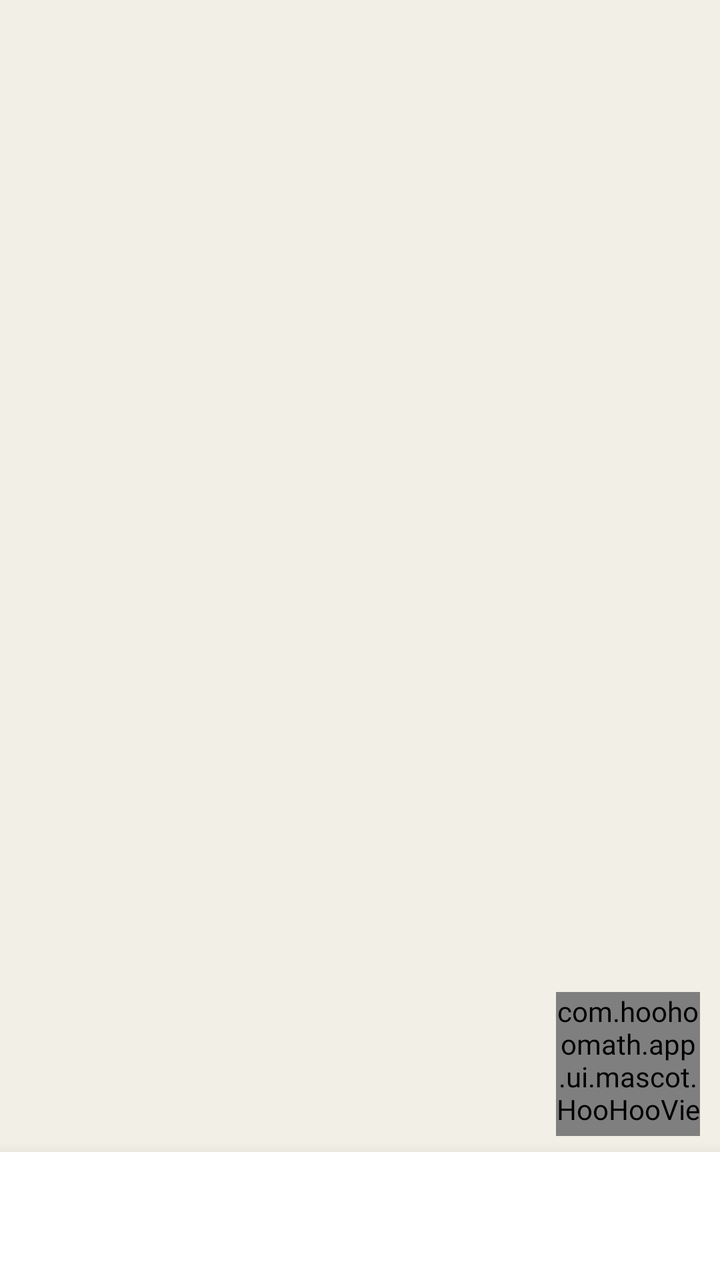
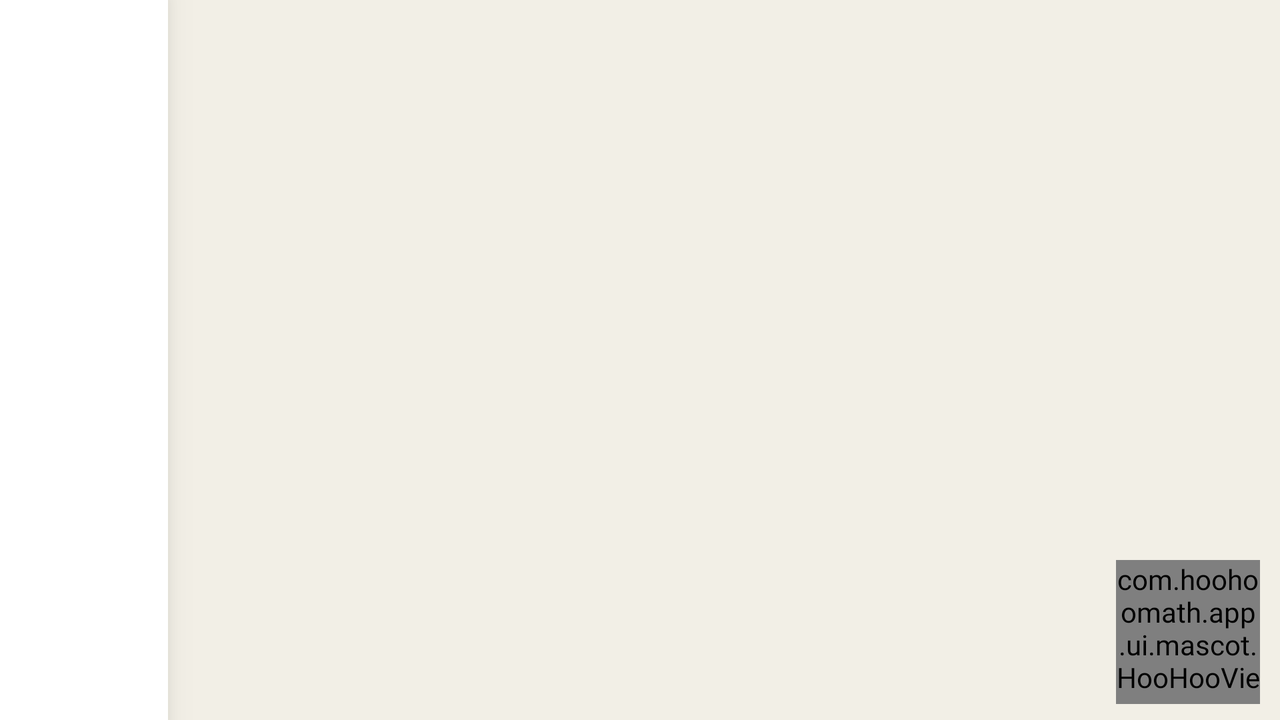

First picture: res/layout/ on a phone held upright. Second picture: the repository's own variant of that layout, on a device whose configuration matches the variant's folder. Source for both follows.
<!-- AndroidManifest.xml: activity theme Theme.HooHooMath -->
<!-- res/layout/activity_main.xml -->
<?xml version="1.0" encoding="utf-8"?>
<androidx.constraintlayout.widget.ConstraintLayout xmlns:android="http://schemas.android.com/apk/res/android"
    xmlns:app="http://schemas.android.com/apk/res-auto"
    xmlns:tools="http://schemas.android.com/tools"
    android:layout_width="match_parent"
    android:layout_height="match_parent"
    android:layoutDirection="rtl"
    android:background="@color/bg_page">

    <FrameLayout
        android:id="@+id/fragment_container"
        android:layout_width="0dp"
        android:layout_height="0dp"
        app:layout_constraintTop_toTopOf="parent"
        app:layout_constraintStart_toStartOf="parent"
        app:layout_constraintEnd_toEndOf="parent"
        app:layout_constraintBottom_toTopOf="@id/nav_bar" />

    <LinearLayout
        android:id="@+id/nav_bar"
        android:layout_width="0dp"
        android:layout_height="@dimen/bottom_nav_height"
        android:orientation="horizontal"
        android:background="@color/bg_card"
        android:elevation="12dp"
        app:layout_constraintStart_toStartOf="parent"
        app:layout_constraintEnd_toEndOf="parent"
        app:layout_constraintBottom_toBottomOf="parent">

        <include layout="@layout/nav_item" android:id="@+id/nav_map" android:layout_width="0dp" android:layout_height="match_parent" android:layout_weight="1" />
        <include layout="@layout/nav_item" android:id="@+id/nav_sections" android:layout_width="0dp" android:layout_height="match_parent" android:layout_weight="1" />
        <include layout="@layout/nav_item" android:id="@+id/nav_worksheet" android:layout_width="0dp" android:layout_height="match_parent" android:layout_weight="1" />
        <include layout="@layout/nav_item" android:id="@+id/nav_exam" android:layout_width="0dp" android:layout_height="match_parent" android:layout_weight="1" />
        <include layout="@layout/nav_item" android:id="@+id/nav_parent" android:layout_width="0dp" android:layout_height="match_parent" android:layout_weight="1" />
    </LinearLayout>

    <LinearLayout
        android:id="@+id/mascot_overlay"
        android:layout_width="wrap_content"
        android:layout_height="wrap_content"
        android:orientation="vertical"
        android:gravity="center_horizontal"
        android:elevation="16dp"
        app:layout_constraintStart_toStartOf="parent"
        app:layout_constraintBottom_toTopOf="@id/nav_bar"
        android:layout_marginStart="10dp"
        android:layout_marginBottom="8dp">

        
        <FrameLayout
            android:id="@+id/mascot_bubble_wrap"
            android:layout_width="wrap_content"
            android:layout_height="wrap_content"
            android:layout_marginBottom="4dp"
            android:visibility="gone">

            <TextView
                android:id="@+id/mascot_bubble"
                android:layout_width="wrap_content"
                android:layout_height="wrap_content"
                android:layout_marginTop="9dp"
                android:layout_marginEnd="9dp"
                android:maxWidth="190dp"
                android:background="@drawable/bg_speech_bubble"
                android:paddingStart="12dp"
                android:paddingEnd="12dp"
                android:paddingTop="10dp"
                android:paddingBottom="10dp"
                android:textColor="@color/text_primary"
                android:textSize="12.5sp"
                tools:text="سلام! من هوهو هستم." />

            <TextView
                android:id="@+id/mascot_bubble_close"
                android:layout_width="28dp"
                android:layout_height="28dp"
                android:layout_gravity="top|end"
                android:gravity="center"
                android:text="×"
                android:textSize="18sp"
                android:textStyle="bold"
                android:elevation="2dp"
                android:textColor="@color/orange_text"
                android:background="@drawable/bg_bubble_close"
                android:contentDescription="بستن پیام هوهو" />
        </FrameLayout>

        <com.hoohoomath.app.ui.mascot.HooHooView
            android:id="@+id/mascot_view"
            android:layout_width="@dimen/mascot_size_small"
            android:layout_height="@dimen/mascot_size_small" />
    </LinearLayout>

</androidx.constraintlayout.widget.ConstraintLayout>
<!-- res/layout/nav_item.xml (included above) -->
<?xml version="1.0" encoding="utf-8"?>
<LinearLayout xmlns:android="http://schemas.android.com/apk/res/android"
    android:layout_width="match_parent"
    android:layout_height="match_parent"
    android:orientation="vertical"
    android:gravity="center"
    android:clickable="true"
    android:focusable="true"
    android:background="?android:attr/selectableItemBackgroundBorderless">

    <ImageView
        android:id="@+id/nav_icon"
        android:layout_width="22dp"
        android:layout_height="22dp"
        android:importantForAccessibility="no" />

    <TextView
        android:id="@+id/nav_label"
        android:layout_width="wrap_content"
        android:layout_height="wrap_content"
        android:layout_marginTop="3dp"
        android:textSize="10.5sp"
        android:fontFamily="sans-serif-medium" />
</LinearLayout>
<!-- resources referenced by this layout -->
<resources>
  <color name="bg_card">#FFFFFF</color>
  <color name="bg_page">#F2EFE6</color>
  <color name="orange_text">#A4700F</color>
  <color name="text_primary">#2E3B36</color>
  <dimen name="bottom_nav_height">64dp</dimen>
  <dimen name="mascot_size_small">72dp</dimen>
  <!-- drawable bg_bubble_close (drawable) -->
  <?xml version="1.0" encoding="utf-8"?>
  <shape xmlns:android="http://schemas.android.com/apk/res/android" android:shape="oval">
      <solid android:color="@color/bg_card_muted" />
      <stroke android:width="1dp" android:color="@color/border_card" />
  </shape>
  <style name="Theme.HooHooMath" parent="Theme.MaterialComponents.DayNight.NoActionBar">
          <item name="colorPrimary">@color/teal</item>
          <item name="colorPrimaryDark">@color/teal_dark</item>
          <item name="colorAccent">@color/orange</item>
          <item name="android:windowBackground">@color/bg_page</item>
          <item name="android:statusBarColor">@color/bg_page</item>
          <item name="android:windowLightStatusBar">true</item>
          <item name="android:fontFamily">@font/vazirmatn</item>
          <item name="fontFamily">@font/vazirmatn</item>
          <item name="android:textViewStyle">@style/HooHooTextView</item>
          <item name="android:buttonStyle">@style/HooHooButton</item>
          <item name="materialButtonStyle">@style/HooHooButton</item>
      </style>
  <color name="bg_card_muted">#FAFBF9</color>
  <color name="border_card">#E3DFD2</color>
  <color name="teal">#3AA79A</color>
  <color name="teal_dark">#2E8A7F</color>
  <color name="orange">#E8973A</color>
  <style name="HooHooTextView" parent="android:Widget.TextView">
          <item name="android:fontFamily">@font/vazirmatn</item>
      </style>
  <style name="HooHooButton" parent="Widget.MaterialComponents.Button">
          <item name="android:fontFamily">@font/vazirmatn</item>
      </style>
</resources>
<!-- res/layout-land/activity_main.xml (the repository's variant of the layout above) -->
<!-- drawn on the phone turned sideways -->
<?xml version="1.0" encoding="utf-8"?>
<androidx.constraintlayout.widget.ConstraintLayout xmlns:android="http://schemas.android.com/apk/res/android"
    xmlns:app="http://schemas.android.com/apk/res-auto"
    xmlns:tools="http://schemas.android.com/tools"
    android:layout_width="match_parent"
    android:layout_height="match_parent"
    android:layoutDirection="rtl"
    android:background="@color/bg_page">

    

    <FrameLayout
        android:id="@+id/fragment_container"
        android:layout_width="0dp"
        android:layout_height="0dp"
        app:layout_constraintTop_toTopOf="parent"
        app:layout_constraintBottom_toBottomOf="parent"
        app:layout_constraintStart_toStartOf="parent"
        app:layout_constraintEnd_toStartOf="@id/nav_bar" />

    <LinearLayout
        android:id="@+id/nav_bar"
        android:layout_width="84dp"
        android:layout_height="0dp"
        android:orientation="vertical"
        android:background="@color/bg_card"
        android:elevation="12dp"
        app:layout_constraintTop_toTopOf="parent"
        app:layout_constraintBottom_toBottomOf="parent"
        app:layout_constraintEnd_toEndOf="parent">

        <include layout="@layout/nav_item" android:id="@+id/nav_map" android:layout_width="match_parent" android:layout_height="0dp" android:layout_weight="1" />
        <include layout="@layout/nav_item" android:id="@+id/nav_sections" android:layout_width="match_parent" android:layout_height="0dp" android:layout_weight="1" />
        <include layout="@layout/nav_item" android:id="@+id/nav_worksheet" android:layout_width="match_parent" android:layout_height="0dp" android:layout_weight="1" />
        <include layout="@layout/nav_item" android:id="@+id/nav_exam" android:layout_width="match_parent" android:layout_height="0dp" android:layout_weight="1" />
        <include layout="@layout/nav_item" android:id="@+id/nav_parent" android:layout_width="match_parent" android:layout_height="0dp" android:layout_weight="1" />
    </LinearLayout>

    <LinearLayout
        android:id="@+id/mascot_overlay"
        android:layout_width="wrap_content"
        android:layout_height="wrap_content"
        android:orientation="vertical"
        android:gravity="center_horizontal"
        android:elevation="16dp"
        app:layout_constraintStart_toStartOf="parent"
        app:layout_constraintBottom_toBottomOf="parent"
        android:layout_marginStart="10dp"
        android:layout_marginBottom="8dp">

        
        <FrameLayout
            android:id="@+id/mascot_bubble_wrap"
            android:layout_width="wrap_content"
            android:layout_height="wrap_content"
            android:layout_marginBottom="4dp"
            android:visibility="gone">

            <TextView
                android:id="@+id/mascot_bubble"
                android:layout_width="wrap_content"
                android:layout_height="wrap_content"
                android:layout_marginTop="9dp"
                android:layout_marginEnd="9dp"
                android:maxWidth="190dp"
                android:background="@drawable/bg_speech_bubble"
                android:paddingStart="12dp"
                android:paddingEnd="12dp"
                android:paddingTop="10dp"
                android:paddingBottom="10dp"
                android:textColor="@color/text_primary"
                android:textSize="12.5sp"
                tools:text="سلام! من هوهو هستم." />

            <TextView
                android:id="@+id/mascot_bubble_close"
                android:layout_width="28dp"
                android:layout_height="28dp"
                android:layout_gravity="top|end"
                android:gravity="center"
                android:text="×"
                android:textSize="18sp"
                android:textStyle="bold"
                android:elevation="2dp"
                android:textColor="@color/orange_text"
                android:background="@drawable/bg_bubble_close"
                android:contentDescription="بستن پیام هوهو" />
        </FrameLayout>

        <com.hoohoomath.app.ui.mascot.HooHooView
            android:id="@+id/mascot_view"
            android:layout_width="@dimen/mascot_size_small"
            android:layout_height="@dimen/mascot_size_small" />
    </LinearLayout>

</androidx.constraintlayout.widget.ConstraintLayout>
<!-- resources referenced by the variant -->
<!-- as the phone turned sideways resolves them -->
<resources>
  <color name="bg_card">#FFFFFF</color>
  <color name="bg_page">#F2EFE6</color>
  <color name="orange_text">#A4700F</color>
  <color name="text_primary">#2E3B36</color>
  <dimen name="mascot_size_small">72dp</dimen>
  <!-- drawable bg_bubble_close (drawable) -->
  <?xml version="1.0" encoding="utf-8"?>
  <shape xmlns:android="http://schemas.android.com/apk/res/android" android:shape="oval">
      <solid android:color="@color/bg_card_muted" />
      <stroke android:width="1dp" android:color="@color/border_card" />
  </shape>
  <style name="Theme.HooHooMath" parent="Theme.MaterialComponents.DayNight.NoActionBar">
          <item name="colorPrimary">@color/teal</item>
          <item name="colorPrimaryDark">@color/teal_dark</item>
          <item name="colorAccent">@color/orange</item>
          <item name="android:windowBackground">@color/bg_page</item>
          <item name="android:statusBarColor">@color/bg_page</item>
          <item name="android:windowLightStatusBar">true</item>
          <item name="android:fontFamily">@font/vazirmatn</item>
          <item name="fontFamily">@font/vazirmatn</item>
          <item name="android:textViewStyle">@style/HooHooTextView</item>
          <item name="android:buttonStyle">@style/HooHooButton</item>
          <item name="materialButtonStyle">@style/HooHooButton</item>
      </style>
  <color name="bg_card_muted">#FAFBF9</color>
  <color name="border_card">#E3DFD2</color>
  <color name="teal">#3AA79A</color>
  <color name="teal_dark">#2E8A7F</color>
  <color name="orange">#E8973A</color>
  <style name="HooHooTextView" parent="android:Widget.TextView">
          <item name="android:fontFamily">@font/vazirmatn</item>
      </style>
  <style name="HooHooButton" parent="Widget.MaterialComponents.Button">
          <item name="android:fontFamily">@font/vazirmatn</item>
      </style>
</resources>
